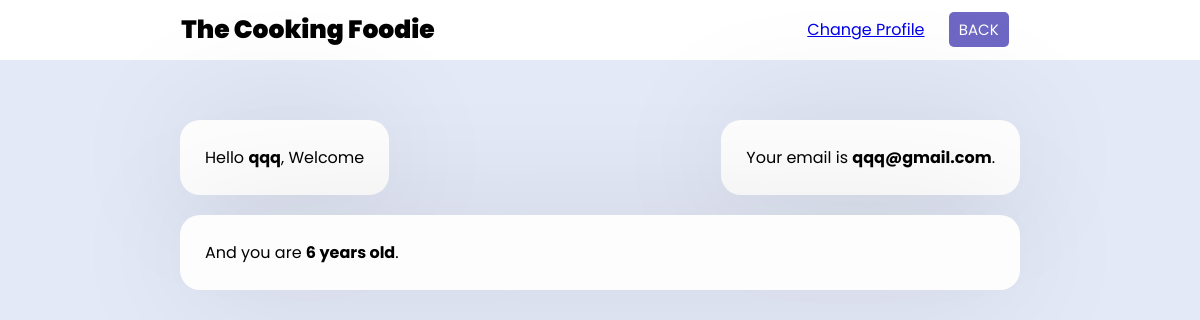
Page /home.php (signed in) on the committed database.
### tables this page shows
CREATE TABLE `users` (
  `Id` int(11) NOT NULL,
  `Username` varchar(200) DEFAULT NULL,
  `Email` varchar(200) DEFAULT NULL,
  `Age` int(11) DEFAULT NULL,
  `Password` varchar(200) DEFAULT NULL,
  `Role` enum('recipe_seeker','cook_chef') DEFAULT NULL
);

### home.php (the view, shortened to what this page needs)
<?php
include("config.php");
if(isset($_SESSION['username'])){
    $username = $_SESSION["username"];
    $result = mysqli_query($con, "SELECT * FROM users WHERE username='$username'");
    if($result && mysqli_num_rows($result) > 0) {
        $row = mysqli_fetch_assoc($result);
        $res_id = $row['Id'];
        $res_Uname = $row['Username'];
        $res_Email = $row['Email'];
        $res_Age = $row['Age'];
    } else {
        echo "No data found.";
    }
} else {
    header("Location: login.php");
    exit();
}
?>
<!DOCTYPE html>
<html lang="en">
<head>
    <link rel="stylesheet" href="style.css">
</head>
<body>
    <div class="nav">
        <div class="logo">
            <p><a href="login.php">The Cooking Foodie</a></p>
        </div>
        <div class="right-links">
            <a href='edit.php?Id=<?php echo $res_id ?>'>Change Profile</a>
            <a href="index.php"><button class="btn">BACK</button></a>
        </div>
    </div>
    <main>
   <div class="main-box top">
      <div class="top">
        <div class="box">
            <?php if(isset($res_Uname)): ?>
                <p>Hello <b><?php echo $res_Uname ?></b>, Welcome</p>
            <?php else: ?>
                <p>Hello, Welcome</p>
            <?php endif; ?>
        </div>
        <div class="box">
            <?php if(isset($res_Email)): ?>
                <p>Your email is <b><?php echo $res_Email ?></b>.</p>
            <?php else: ?>
                <p>Your email is not available.</p>
            <?php endif; ?>
        </div>
      </div>
      <div class="bottom">
        <div class="box">
            <?php if(isset($res_Age)): ?>
                <p>And you are <b><?php echo $res_Age ?> years old</b>.</p>
            <?php else: ?>
                <p>Your age is not available.</p>
            <?php endif; ?>
        </div>
      </div>
   </div>
</main>

### style.css (style rules this page uses)
* { padding: 0; margin: 0; box-sizing: border-box; font-family: 'Poppins',sans-serif; }
body { background: #e4e9f7; }
.box { background: #fdfdfd; display: flex; flex-direction: column; padding: 25px 25px; border-radius: 20px; box-shadow: 0 0 128px 0 rgba(0,0,0,0.1), 0 32px 64px -48px rgba(0,0,0,0.5); }
.btn { height: 35px; background: rgba(76,68,182,0.808); border: 0; border-radius: 5px; color: #fff; font-size: 15px; cursor: pointer; transition: all .3s; margin-top: 10px; padding: 0px 10px; }
.nav { background: #fff; display: flex; flex-direction: row; justify-content: space-around; line-height: 60px; z-index: 100; }
.logo { font-size: 25px; font-weight: 900; }
.logo a { text-decoration: none; color: #000; }
.right-links a { padding: 0 10px; }
main { display: flex; align-items: center; justify-content: center; margin-top: 60px; }
.main-box { display: flex; flex-direction: column; width: 70%; }
.main-box .top { display: flex; flex-direction: row; justify-content: space-between; }
.bottom { width: 100%; margin-top: 20px; }

### rows in the picture
users: Username "qqq", Email "qqq@gmail.com", Age "6"
